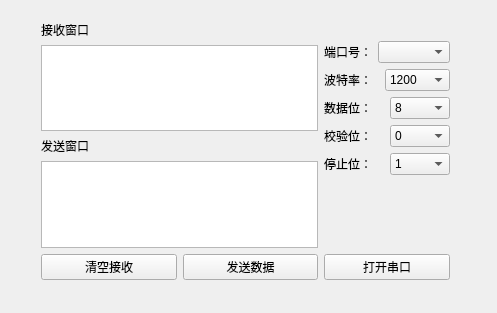
<?xml version="1.0" encoding="UTF-8"?>
<ui version="4.0">
 <class>MainWindow</class>
 <widget class="QMainWindow" name="MainWindow">
  <property name="geometry">
   <rect>
    <x>0</x>
    <y>0</y>
    <width>497</width>
    <height>313</height>
   </rect>
  </property>
  <property name="sizePolicy">
   <sizepolicy hsizetype="Preferred" vsizetype="Preferred">
    <horstretch>1</horstretch>
    <verstretch>1</verstretch>
   </sizepolicy>
  </property>
  <property name="windowTitle">
   <string>Qt-SerialPort</string>
  </property>
  <widget class="QWidget" name="centralWidget">
   <widget class="QWidget" name="layoutWidget">
    <property name="geometry">
     <rect>
      <x>30</x>
      <y>10</y>
      <width>431</width>
      <height>281</height>
     </rect>
    </property>
    <layout class="QHBoxLayout" name="horizontalLayout_7">
     <item>
      <layout class="QVBoxLayout" name="verticalLayout">
       <item>
        <widget class="QLabel" name="label">
         <property name="text">
          <string>接收窗口</string>
         </property>
        </widget>
       </item>
       <item>
        <widget class="QTextEdit" name="textEdit"/>
       </item>
       <item>
        <widget class="QLabel" name="label_2">
         <property name="text">
          <string>发送窗口</string>
         </property>
        </widget>
       </item>
       <item>
        <widget class="QTextEdit" name="textEdit_2"/>
       </item>
       <item>
        <layout class="QHBoxLayout" name="horizontalLayout">
         <item>
          <widget class="QPushButton" name="clearButton">
           <property name="text">
            <string>清空接收</string>
           </property>
          </widget>
         </item>
         <item>
          <widget class="QPushButton" name="sendButton">
           <property name="text">
            <string>发送数据</string>
           </property>
          </widget>
         </item>
        </layout>
       </item>
      </layout>
     </item>
     <item>
      <layout class="QVBoxLayout" name="verticalLayout_2">
       <item>
        <layout class="QVBoxLayout" name="verticalLayout_3">
         <item>
          <widget class="QLabel" name="label_8">
           <property name="text">
            <string/>
           </property>
          </widget>
         </item>
         <item>
          <layout class="QHBoxLayout" name="horizontalLayout_2">
           <item>
            <widget class="QLabel" name="label_3">
             <property name="text">
              <string>端口号：</string>
             </property>
            </widget>
           </item>
           <item>
            <widget class="QComboBox" name="PortBox"/>
           </item>
          </layout>
         </item>
         <item>
          <layout class="QHBoxLayout" name="horizontalLayout_3">
           <item>
            <widget class="QLabel" name="label_4">
             <property name="text">
              <string>波特率：</string>
             </property>
            </widget>
           </item>
           <item>
            <widget class="QComboBox" name="BaudBox">
             <item>
              <property name="text">
               <string>1200</string>
              </property>
             </item>
             <item>
              <property name="text">
               <string>2400</string>
              </property>
             </item>
             <item>
              <property name="text">
               <string>4800</string>
              </property>
             </item>
             <item>
              <property name="text">
               <string>9600</string>
              </property>
             </item>
             <item>
              <property name="text">
               <string>19200</string>
              </property>
             </item>
            </widget>
           </item>
          </layout>
         </item>
         <item>
          <layout class="QHBoxLayout" name="horizontalLayout_4">
           <item>
            <widget class="QLabel" name="label_5">
             <property name="text">
              <string>数据位：</string>
             </property>
            </widget>
           </item>
           <item>
            <widget class="QComboBox" name="BitNumBox">
             <item>
              <property name="text">
               <string>8</string>
              </property>
             </item>
            </widget>
           </item>
          </layout>
         </item>
         <item>
          <layout class="QHBoxLayout" name="horizontalLayout_5">
           <item>
            <widget class="QLabel" name="label_6">
             <property name="text">
              <string>校验位：</string>
             </property>
            </widget>
           </item>
           <item>
            <widget class="QComboBox" name="ParityBox">
             <item>
              <property name="text">
               <string>0</string>
              </property>
             </item>
            </widget>
           </item>
          </layout>
         </item>
         <item>
          <layout class="QHBoxLayout" name="horizontalLayout_6">
           <item>
            <widget class="QLabel" name="label_7">
             <property name="text">
              <string>停止位：</string>
             </property>
            </widget>
           </item>
           <item>
            <widget class="QComboBox" name="StopBox">
             <item>
              <property name="text">
               <string>1</string>
              </property>
             </item>
             <item>
              <property name="text">
               <string>2</string>
              </property>
             </item>
            </widget>
           </item>
          </layout>
         </item>
        </layout>
       </item>
       <item>
        <spacer name="verticalSpacer">
         <property name="orientation">
          <enum>Qt::Vertical</enum>
         </property>
         <property name="sizeHint" stdset="0">
          <size>
           <width>20</width>
           <height>68</height>
          </size>
         </property>
        </spacer>
       </item>
       <item>
        <widget class="QPushButton" name="openButton">
         <property name="text">
          <string>打开串口</string>
         </property>
        </widget>
       </item>
      </layout>
     </item>
    </layout>
   </widget>
  </widget>
 </widget>
 <layoutdefault spacing="6" margin="11"/>
 <resources/>
 <connections/>
</ui>
